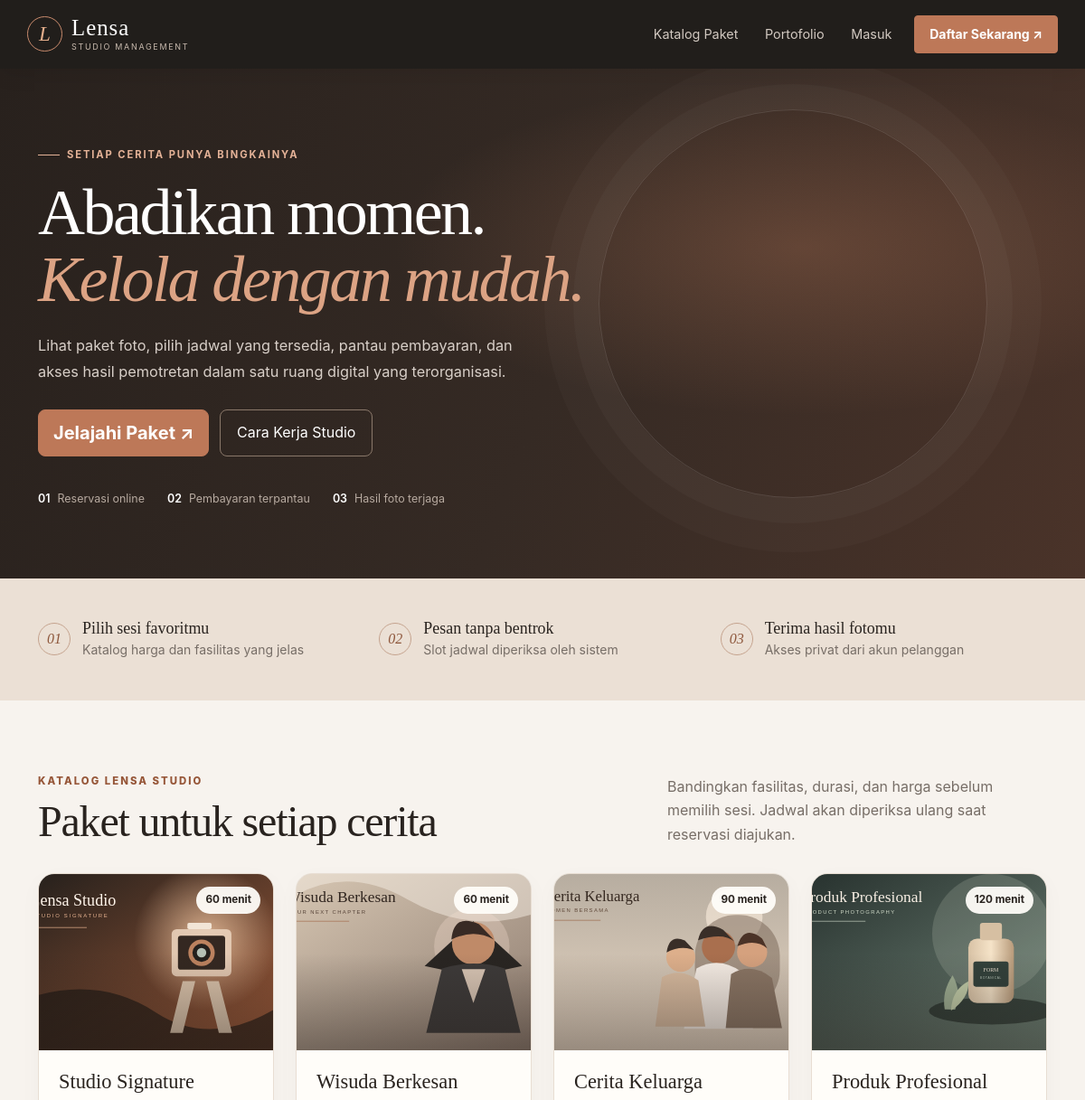
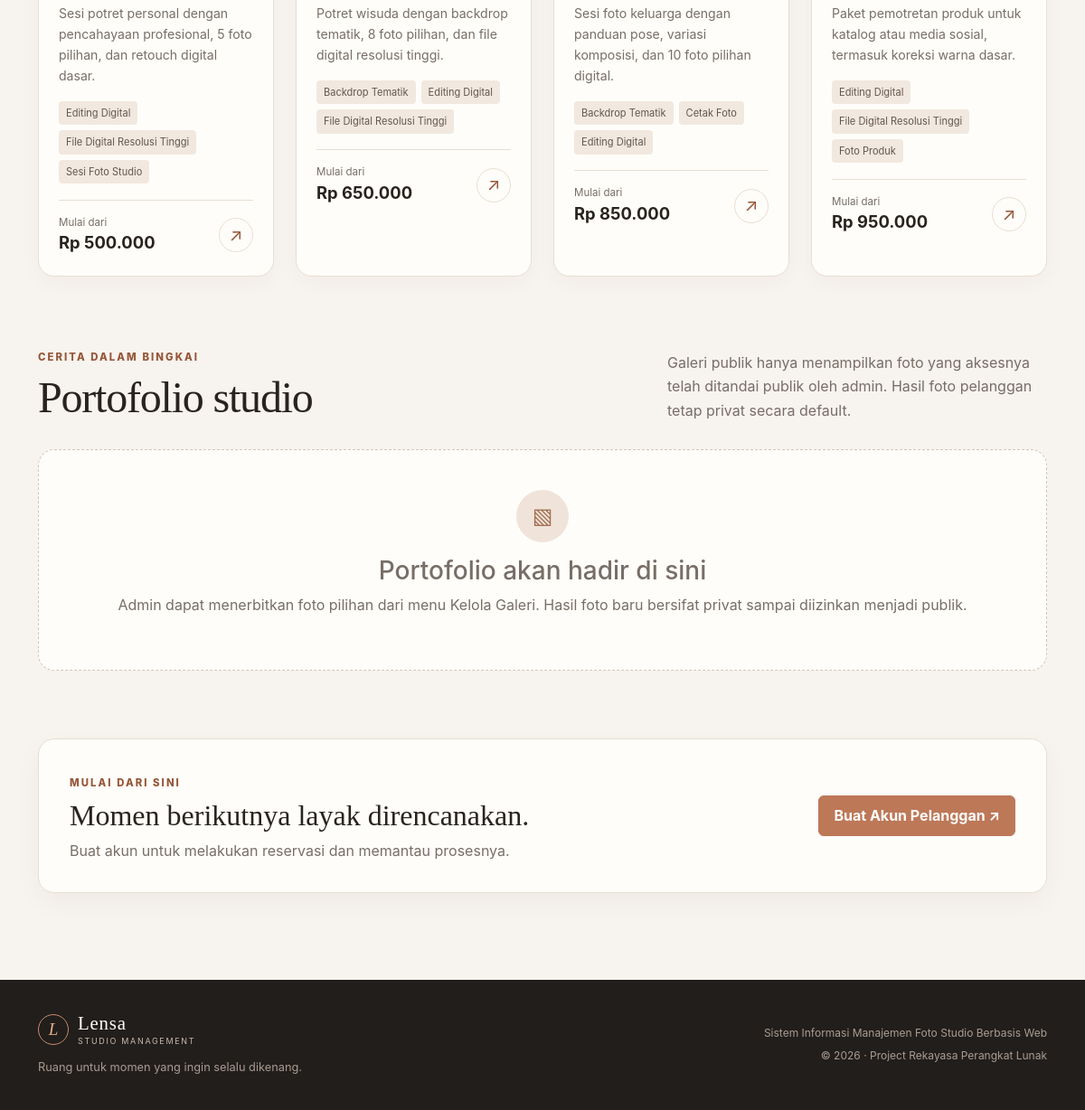
The page / on the database its author committed (2 pictures, top to bottom).
### tables this page shows
CREATE TABLE paket (
    id_paket BIGINT UNSIGNED NOT NULL AUTO_INCREMENT,
    nama_paket VARCHAR(100) NOT NULL,
    deskripsi TEXT NOT NULL,
    harga_paket DECIMAL(12,2) NOT NULL,
    durasi_menit SMALLINT UNSIGNED NOT NULL DEFAULT 60,
    gambar VARCHAR(80) NOT NULL DEFAULT 'studio.svg',
    aktif TINYINT(1) NOT NULL DEFAULT 1,
    created_at DATETIME NOT NULL DEFAULT CURRENT_TIMESTAMP,
    updated_at DATETIME NOT NULL DEFAULT CURRENT_TIMESTAMP ON UPDATE CURRENT_TIMESTAMP,
    PRIMARY KEY (id_paket),
    KEY idx_paket_aktif_harga (aktif, harga_paket)
);

### app/Support/helpers.php (called while the page is built, shortened)
<?php
function e(mixed $value): string
{
    return htmlspecialchars((string) ($value ?? ''), ENT_QUOTES | ENT_SUBSTITUTE, 'UTF-8');
}
function db(): PDO
{
    return Database::connection();
}
function asset(string $path): string
{
    return 'assets/' . ltrim($path, '/');
}
function url(string $route = 'home', array $params = []): string
{
    return 'index.php?' . http_build_query(array_merge(['r' => $route], $params));
}
function current_user(): ?array
{
    $id = filter_var($_SESSION['user_id'] ?? null, FILTER_VALIDATE_INT);
    if (!$id) return null;
    $stmt = db()->prepare('SELECT id_pengguna, nama, email, no_telepon, username, peran FROM pengguna WHERE id_pengguna = :id AND aktif = 1');
    $stmt->execute(['id' => $id]);
    $user = $stmt->fetch() ?: null;
    return $user;
}
function render(string $view, array $data = []): void
{
    $currentUser = current_user();
    require dirname(__DIR__) . '/views/layout.php';
}
function money(int|float|string|null $amount): string
{
    return 'Rp ' . number_format((float) ($amount ?? 0), 0, ',', '.');
}

### app/Controllers.php (called while the page is built, shortened)
<?php
final class HomeController
{
    public function home(): void
    {
        $catalog = new CatalogRepository();
        $gallery = new GalleryRepository();
        render('home', [
            'title' => 'Beranda',
            'packages' => $catalog->allPackages(true),
            'services' => $catalog->services(true),
            'photos' => $gallery->publicPhotos(6),
        ]);
    }
}

### public/index.php (called while the page is built, shortened)
<?php
$route = (string) ($_GET['r'] ?? 'home');
$home = new HomeController();
$auth = new AuthController();
$customer = new CustomerController();
$admin = new AdminController();
$photographer = new PhotographerController();
$routes = [
    'home' => [$home, 'home'],
    'package' => [$home, 'package'],
    'availability' => [$home, 'availability'],
    'login' => [$auth, 'login'],
    'register' => [$auth, 'register'],
    'logout' => [$auth, 'logout'],
    'profile' => [$auth, 'profile'],
    'download' => [$auth, 'download'],
    'proof' => [$auth, 'proof'],
    'book' => [$customer, 'book'],
    'booking-store' => [$customer, 'bookingStore'],
    'my-reservations' => [$customer, 'reservations'],
    'reservation' => [$customer, 'reservation'],
    'pay' => [$customer, 'pay'],
    'payment-submit' => [$customer, 'paymentSubmit'],
    'my-gallery' => [$customer, 'gallery'],
    'admin' => [$admin, 'dashboard'],
    'admin-services' => [$admin, 'services'],
    'admin-packages' => [$admin, 'packages'],
    'admin-reservations' => [$admin, 'reservations'],
    'admin-reservation-action' => [$admin, 'reservationAction'],
    'admin-payments' => [$admin, 'payments'],
    'admin-payment-action' => [$admin, 'paymentAction'],
    'admin-users' => [$admin, 'users'],
    'admin-gallery' => [$admin, 'gallery'],
    'admin-gallery-action' => [$admin, 'galleryAction'],
    'admin-reports' => [$admin, 'reports'],
    'photographer' => [$photographer, 'dashboard'],
    'photographer-status' => [$photographer, 'updateStatus'],
    'photographer-upload' => [$photographer, 'upload'],
];
try {
    call_user_func($routes[$route]);
} catch (PDOException $e) {
    error_log('[Lensa Studio DB] ' . $e->getMessage());
    http_response_code(503);
    $detail = $GLOBALS['config']['debug'] ? '<pre>' . e($e->getMessage()) . '</pre>' : '';
    echo '<!doctype html><html lang="id"><meta charset="utf-8"><meta name="viewport" content="width=device-width,initial-scale=1"><title>Basis data belum siap</title><body style="font-family:system-ui;background:#f7f3ee;color:#29231f;padding:4rem 1.5rem"><main style="max-width:680px;margin:auto;background:white;border:1px solid #e8ded3;border-radius:18px;padding:2rem"><p style="color:#965638;font-weight:700;letter-spacing:.12em">LENSA STUDIO</p><h1>Basis data belum terhubung</h1><p>Aplikasi belum dapat membaca basis data. Buat basis data <code>fotostudio</code>, impor <code>database/schema.sql</code>, lalu sesuaikan kredensial di file <code>.env</code>.</p><p>Pastikan MySQL/MariaDB berjalan dan PHP memiliki ekstensi <code>pdo_mysql</code>.</p>' . $detail . '</main></body></html>';
} catch (Throwable $e) {
    error_log('[Lensa Studio] ' . (string) $e);
    http_response_code(500);
    if ($GLOBALS['config']['debug']) {
        echo '<pre style="white-space:pre-wrap;font-family:monospace;padding:2rem">' . e((string) $e) . '</pre>';
    } else {
        echo '<!doctype html><html lang="id"><meta charset="utf-8"><meta name="viewport" content="width=device-width,initial-scale=1"><title>Terjadi kesalahan</title><body style="font-family:system-ui;background:#f7f3ee;color:#29231f;padding:4rem 1.5rem"><main style="max-width:650px;margin:auto;background:white;border:1px solid #e8ded3;border-radius:18px;padding:2rem"><h1>Terjadi kesalahan</h1><p>Permintaan belum dapat diproses. Coba kembali. Jika masalah berlanjut, periksa log aplikasi.</p><a href="index.php">Kembali ke beranda</a></main></body></html>';
    }
}

### app/Repositories.php (called while the page is built, shortened)
<?php
final class CatalogRepository
{
    public function allPackages(bool $activeOnly = true): array
    {
        $sql = 'SELECT p.*, GROUP_CONCAT(DISTINCT l.nama_layanan ORDER BY l.nama_layanan SEPARATOR ", ") AS layanan_list FROM paket p LEFT JOIN paket_layanan pl ON pl.id_paket = p.id_paket LEFT JOIN layanan l ON l.id_layanan = pl.id_layanan';
        if ($activeOnly) $sql .= ' WHERE p.aktif = 1';
        $sql .= ' GROUP BY p.id_paket ORDER BY p.aktif DESC, p.harga_paket ASC';
        return db()->query($sql)->fetchAll();
    }
}

### app/views/home.php (the view, shortened to what this page needs)
<section class="hero">
    <div class="container"><div class="hero-inner">
        <span class="eyebrow">Setiap cerita punya bingkainya</span>
        <h1>Abadikan momen.<br><em>Kelola dengan mudah.</em></h1>
        <p>Lihat paket foto, pilih jadwal yang tersedia, pantau pembayaran, dan akses hasil pemotretan dalam satu ruang digital yang terorganisasi.</p>
        <div class="hero-actions"><a class="btn btn-copper btn-lg" href="#paket">Jelajahi Paket <span aria-hidden="true">↗</span></a><a class="btn-ghost" href="#cara-kerja">Cara Kerja Studio</a></div>
        <div class="hero-note"><span><b>01</b> Reservasi online</span><span><b>02</b> Pembayaran terpantau</span><span><b>03</b> Hasil foto terjaga</span></div>
    </div></div>
</section>
<section class="process-band" id="cara-kerja"><div class="container"><div class="row g-3">
    <div class="col-md-4"><div class="process-item"><span class="process-number">01</span><div><strong>Pilih sesi favoritmu</strong><small>Katalog harga dan fasilitas yang jelas</small></div></div></div>
    <div class="col-md-4"><div class="process-item"><span class="process-number">02</span><div><strong>Pesan tanpa bentrok</strong><small>Slot jadwal diperiksa oleh sistem</small></div></div></div>
    <div class="col-md-4"><div class="process-item"><span class="process-number">03</span><div><strong>Terima hasil fotomu</strong><small>Akses privat dari akun pelanggan</small></div></div></div>
</div></div></section>
<section class="section-pad" id="paket"><div class="container">
    <div class="section-head"><div><span class="section-kicker">Katalog Lensa Studio</span><h2>Paket untuk setiap cerita</h2></div><p>Bandingkan fasilitas, durasi, dan harga sebelum memilih sesi. Jadwal akan diperiksa ulang saat reservasi diajukan.</p></div>
    <div class="row g-4">
        <?php foreach ($packages as $package): ?>
            <div class="col-md-6 col-xl-3"><article class="package-card">
                <div class="package-image"><img src="<?= e(asset('images/' . $package['gambar'])) ?>" alt="Ilustrasi <?= e($package['nama_paket']) ?>"><span class="package-duration"><?= (int) $package['durasi_menit'] ?> menit</span></div>
                <div class="package-body"><h3><?= e($package['nama_paket']) ?></h3><p><?= e($package['deskripsi']) ?></p>
                    <?php if (!empty($package['layanan_list'])): ?><div class="service-tags"><?php foreach (array_slice(explode(', ', $package['layanan_list']), 0, 3) as $service): ?><span class="service-tag"><?= e($service) ?></span><?php endforeach; ?></div><?php endif; ?>
                    <div class="package-price"><div><small>Mulai dari</small><strong><?= money($package['harga_paket']) ?></strong></div><a class="arrow text-decoration-none" href="<?= e(url('package', ['id' => $package['id_paket']])) ?>" aria-label="Detail <?= e($package['nama_paket']) ?>">↗</a></div>
                </div>
            </article></div>
        <?php endforeach; ?>
    </div>
</div></section>
<section class="section-pad pt-0" id="portofolio"><div class="container">
    <div class="section-head"><div><span class="section-kicker">Cerita dalam bingkai</span><h2>Portofolio studio</h2></div><p>Galeri publik hanya menampilkan foto yang aksesnya telah ditandai publik oleh admin. Hasil foto pelanggan tetap privat secara default.</p></div>
    <div class="row g-3">
        <?php if (!$photos): ?><div class="col-12"><div class="empty-state"><div class="empty-symbol">▧</div><h3>Portofolio akan hadir di sini</h3><p>Admin dapat menerbitkan foto pilihan dari menu Kelola Galeri. Hasil foto baru bersifat privat sampai diizinkan menjadi publik.</p></div></div><?php endif; ?>
    </div>
</div></section>
<section class="pb-5"><div class="container"><div class="surface surface-pad d-md-flex align-items-center justify-content-between gap-4"><div><span class="section-kicker">Mulai dari sini</span><h2 class="mt-2 mb-2" style="font:500 2rem Georgia,serif">Momen berikutnya layak direncanakan.</h2><p class="muted mb-md-0">Buat akun untuk melakukan reservasi dan memantau prosesnya.</p></div><div class="mt-3 mt-md-0"><?php if ($currentUser && $currentUser['peran'] === 'pelanggan'): ?><a class="btn btn-copper" href="<?= e(url('my-reservations')) ?>">Buka Reservasi Saya ↗</a><?php else: ?><a class="btn btn-copper" href="<?= e(url('register')) ?>">Buat Akun Pelanggan ↗</a><?php endif; ?></div></div></div></section>

### app/views/layout.php (shortened to what this page needs)
<!doctype html>
<html lang="id">
<head>
    <link href="https://cdn.jsdelivr.net/npm/bootstrap@5.3.3/dist/css/bootstrap.min.css" rel="stylesheet">
    <link href="<?= e(asset('css/app.css')) ?>" rel="stylesheet">
</head>
<body>
<header class="site-header">
    <nav class="navbar navbar-expand-lg container py-3">
        <a class="brand-mark" href="<?= e(url('home')) ?>"><span class="brand-icon">L</span><span><strong>Lensa</strong><small>STUDIO MANAGEMENT</small></span></a>
        <div class="collapse navbar-collapse" id="mainNav">
            <div class="navbar-nav ms-auto align-items-lg-center gap-lg-1">
                <a class="nav-link" href="<?= e(url('home')) ?>#paket">Katalog Paket</a>
                <a class="nav-link" href="<?= e(url('home')) ?>#portofolio">Portofolio</a>
                <?php if ($currentUser): ?>
                    <a class="nav-link nav-user" href="<?= e(url('profile')) ?>"><span class="avatar-mini"><?= e(strtoupper(substr($currentUser['nama'], 0, 1))) ?></span><?= e($currentUser['nama']) ?></a>
                    <form method="post" action="<?= e(url('logout')) ?>" class="d-inline"><?= csrf_field() ?><button class="btn btn-outline-light btn-sm ms-lg-2" type="submit">Keluar</button></form>
                <?php else: ?>
                    <a class="nav-link" href="<?= e(url('login')) ?>">Masuk</a>
                    <a class="btn btn-copper btn-sm ms-lg-2" href="<?= e(url('register')) ?>">Daftar Sekarang <span aria-hidden="true">↗</span></a>
                <?php endif; ?>
            </div>
        </div>
    </nav>
</header>
<main>
<?php require $viewPath; ?>
<footer class="site-footer mt-5">
    <div class="container footer-inner">
        <div><a class="brand-mark footer-brand" href="<?= e(url('home')) ?>"><span class="brand-icon">L</span><span><strong>Lensa</strong><small>STUDIO MANAGEMENT</small></span></a><p class="footer-desc">Ruang untuk momen yang ingin selalu dikenang.</p></div>
        <div class="footer-right"><span>Sistem Informasi Manajemen Foto Studio Berbasis Web</span><span>© <?= date('Y') ?> · Project Rekayasa Perangkat Lunak</span></div>
    </div>
</footer>
</body>
</html>

### rows shown on the page
paket: gambar (picture), durasi_menit "60", nama_paket "Studio Signature", deskripsi "Sesi potret personal dengan pencahayaan profesional, 5 foto pilihan, dan retouch digital dasar.", service "Editing Digital", service "File Digital Resolusi Tinggi", service "Sesi Foto Studio", harga_paket "Rp 500.000"
paket: gambar (picture), durasi_menit "60", nama_paket "Wisuda Berkesan", deskripsi "Potret wisuda dengan backdrop tematik, 8 foto pilihan, dan file digital resolusi tinggi.", service "Backdrop Tematik", service "Editing Digital", service "File Digital Resolusi Tinggi", harga_paket "Rp 650.000"
paket: gambar (picture), durasi_menit "90", nama_paket "Cerita Keluarga", deskripsi "Sesi foto keluarga dengan panduan pose, variasi komposisi, dan 10 foto pilihan digital.", service "Backdrop Tematik", service "Cetak Foto", service "Editing Digital", harga_paket "Rp 850.000"
paket: gambar (picture), durasi_menit "120", nama_paket "Produk Profesional", deskripsi "Paket pemotretan produk untuk katalog atau media sosial, termasuk koreksi warna dasar.", service "Editing Digital", service "File Digital Resolusi Tinggi", service "Foto Produk", harga_paket "Rp 950.000"
